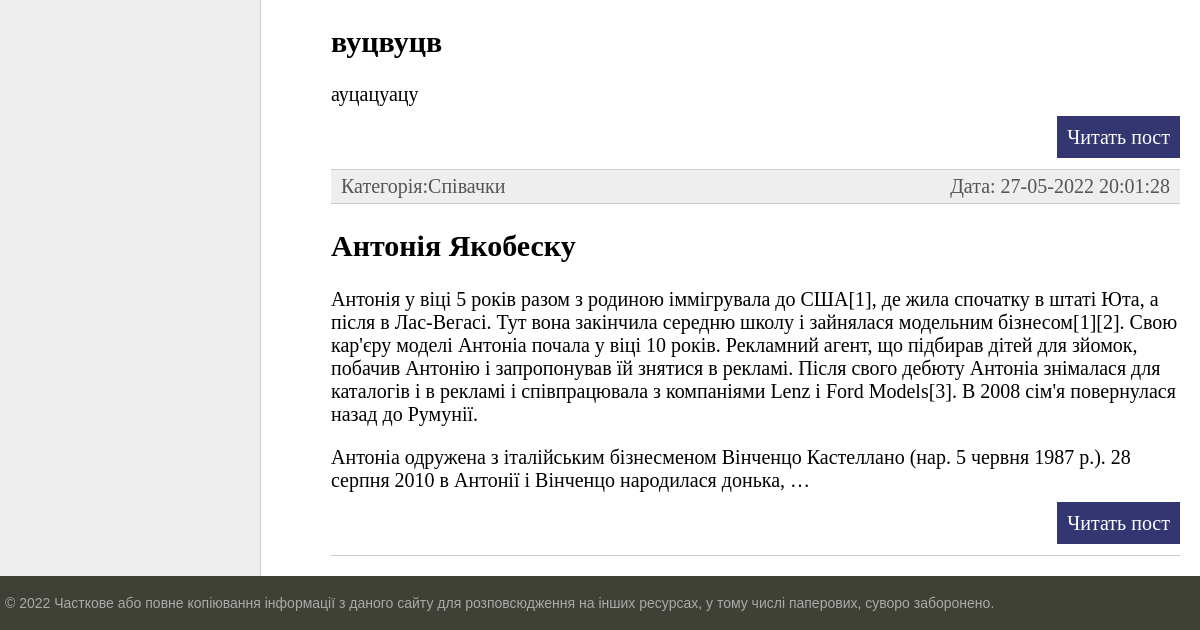
Before: / (lower part) with the older database file.
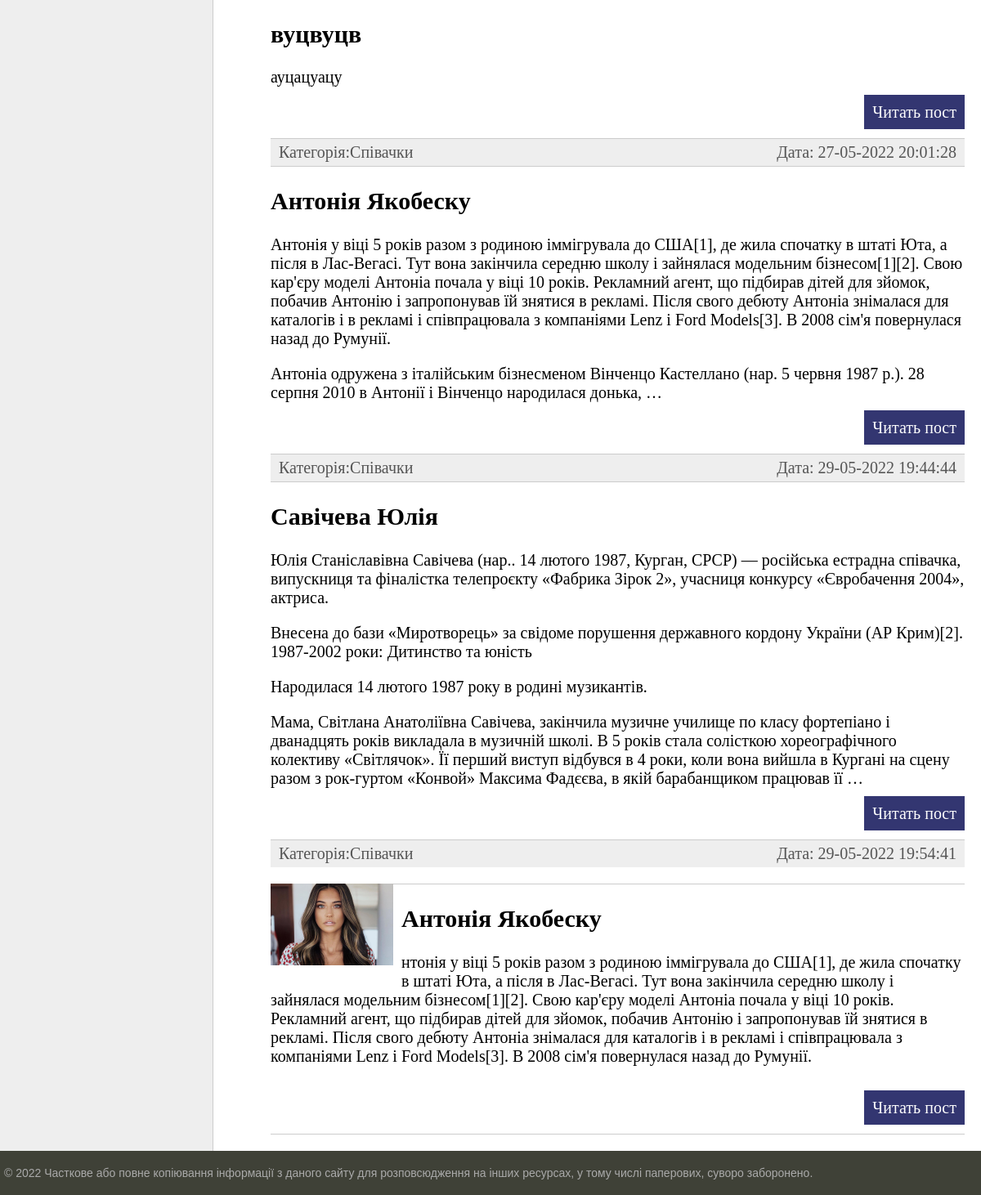
After: the same page with the newer database file.
### women/models.py (models this page shows, shortened)
class Women(models.Model):
    title = models.CharField(max_length=100, verbose_name='Заговолок')
    slug = models.SlugField(max_length=255, unique=True, db_index=True, verbose_name="URL")
    content = models.TextField(blank=True, verbose_name='Зміст')
    photo = models.ImageField(upload_to='photos/%Y/%m/%d/')
    time_create = models.DateTimeField(auto_now_add=True)
    time_update = models.DateTimeField(auto_now=True)
    is_published = models.BooleanField(default=True, verbose_name='Опубліковано')
    cat = models.ForeignKey('Category', on_delete=models.PROTECT, null=True, verbose_name='Категорія')
    def get_absolute_url(self):
        return reverse('post', kwargs={'post_id': self.pk})
    class Meta:
        verbose_name = 'Відомі жінки'
        verbose_name_plural = 'Відомі жінки'
        ordering = ['time_create', 'title']

class Category(models.Model):
     name = models.CharField(max_length=100, db_index=True, verbose_name = 'Категорія')
     def __str__(self):
         return self.name
     def get_absolute_url(self):
         return reverse('category', kwargs={'cat_id': self.pk})
     class Meta:
        verbose_name = 'Категорія'
        verbose_name_plural = 'Категорії'
        ordering = ['id']

### women/views.py (the view)
# urls.py: path('', index, name='home'),
def index(request):
    posts = Women.objects.all()
    contexst = {
        'posts': posts,
        'title': 'Головна сторінка',
        'cat_selected': 0
    }
    return render(request, 'women/index.html', contexst)

### women/templatetags/women_tags.py (called while the page is built)
@register.inclusion_tag('women/list_categories.html')
def show_categories(sort=None, cat_selected=0):
    if not sort:
        cats = Category.objects.all()
    else:
        cats = Category.objects.order_by(sort)
    return {'cats': cats, 'cat_selected': cat_selected}

@register.inclusion_tag('women/main_menu.html')
def main_menu():
    return {'menu': menu}

### women/templates/women/index.html (shortened to what this page needs)
{% extends 'women/base.html' %}
{% block content %}
<ul class="list-articles">
	{% for p in posts %}
    <li><div class="article-panel">
        <p class="first">Категорія:{{ p.cat }}</p>
        <p class="last">Дата: {{ p.time_update|date:"d-m-Y H:i:s" }}</p>
    </div>
    {% if p.photo %}
        <p><img class="img-article-left thumb" src="{{ p.photo.url }}"></p>
    {% endif %}
			<li><h2>{{p.title}}</h2>
	{% autoescape on %}
	{{ p.content|linebreaks|truncatewords:100 }}
	{% endautoescape %}
			<p class="link-read-post"><a href="{{ p.get_absolute_url }}">Читать пост</a></p>
			</li>
	{% endfor %}
</ul>
{% endblock %}

Changed rows visible on the page:
added Women: cat "Співачки", time_update "29-05-2022 19:44:44", title "Савічева Юлія", content "Юлія Станіславівна Савічева (нар.. 14 лютого 1987, Курган, СРСР) — російська естрадна співачка, випускниця та фіналістка телепроєкту «Фабрика Зірок 2», учасниця конкурсу «Євробачення 2004», актриса. Внесена до бази «Миротворець» за свідоме порушення державного кордону України (АР Крим)[2]. 1987-2002 роки: Дитинство та юність Народилася 14 лютого 1987 року в родині музикантів. Мама, Світлана Анатоліївна Савічева, закінчила музичне училище по класу фортепіано і дванадцять років викладала в музичній школі. В 5 років стала солісткою хореографічного колективу «Світлячок». Її перший виступ відбувся в 4 роки, коли вона вийшла в Кургані на сцену разом з рок-гуртом «Конвой» Максима Фадєєва, в якій…"
added Women: cat "Співачки", time_update "29-05-2022 19:54:41", photo (picture), title "Антонія Якобеску", content "нтонія у віці 5 років разом з родиною іммігрувала до США[1], де жила спочатку в штаті Юта, а після в Лас-Вегасі. Тут вона закінчила середню школу і зайнялася модельним бізнесом[1][2]. Свою кар'єру моделі Антоніа почала у віці 10 років. Рекламний агент, що підбирав дітей для зйомок, побачив Антонію і запропонував їй знятися в рекламі. Після свого дебюту Антоніа знімалася для каталогів і в рекламі і співпрацювала з компаніями Lenz і Ford Models[3]. В 2008 сім'я повернулася назад до Румунії."
